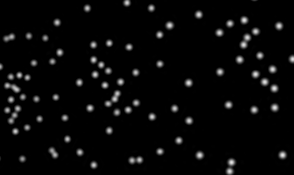
%> input picture 第一部分/同一图像不同噪声占比/原始图像.png, 294 x 175 px
$ octave zongdaimaer.m   (GNU Octave 9; MATLAB toolbox functions it lacks are replaced by stand-ins)
%> lines starting %> are read from the running program, lines starting %| are printed output that depends on the picture
clear;
clc;
% ************************************************************
% 【注意】请将以下文件路径修改为您的实际路径
img1 = imread('C:\Users\HUAWEI\Desktop\数值方法大作业资料包\第一部分\同一图像不同噪声占比\原始图像.png');
%> img1 is the input picture: size 175x294 uint8; min 0, max 229, mean 8.6
img = imread('C:\Users\HUAWEI\Desktop\数值方法大作业资料包\第一部分\同一图像不同噪声占比\噪声占比25%.png');
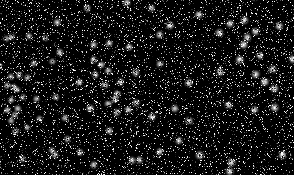
%> input picture 第一部分/同一图像不同噪声占比/噪声占比25%.png, 294 x 175 px
%> img is the input picture: size 175x294 uint8; min 0, max 255, mean 24.7
% ************************************************************

% 转换为灰度-双精图像 (范围 [0, 255] 的 double)
img_grey = convertToGray(img);
original_img = convertToGray(img1);
original_img = double(original_img);
img_grey = double(img_grey);
[m , n] = size(img_grey);
%> m = 175; n = 294

% 参数设置
mu = 100;
lambda = 100;
max_iter = 10000;
tolerance = 1e-4;

% 初始化变量
real_image = img_grey;
real_image_prev = zeros(m, n);
d_xx = zeros(m, n);
d_xy = zeros(m, n);
d_yy = zeros(m, n);
b_xx = zeros(m, n);
b_xy = zeros(m, n);
b_yy = zeros(m, n);

% 预分配收敛记录数组
change_list = zeros(max_iter, 1);

% 预计算频域算子求解 (只计算一次)
[H_xx, H_yy, H_xy, denom] = setup_frequency_operators(m, n, mu, lambda);

% 预计算图像的FFT以及分子的固定部分
v_img_grey = fft2(img_grey);
numerator_part1 = (mu/lambda) * v_img_grey;

% 迭代优化
tic;
final_iter = 0;
for iter = 1:max_iter
    real_image_prev = real_image;

    % 更新 f (在频域中求解)
    real_image = update_f_optimized(numerator_part1, d_xx, d_xy, d_yy, ...
                         b_xx, b_xy, b_yy, H_xx, H_yy, H_xy, denom);

    % 计算梯度
    [real_image_xx, real_image_yy, real_image_xy] = compute_gradients(real_image, H_xx, H_yy, H_xy);

    % 更新辅助变量 d
    [d_xx, d_yy, d_xy] = update_d(real_image_xx, real_image_yy, real_image_xy, ...
                                 b_xx, b_yy, b_xy, lambda);

    % 更新 Bregman 变量 b
    [b_xx, b_yy, b_xy] = update_b(real_image_xx, real_image_yy, real_image_xy, ...
                                     d_xx, d_yy, d_xy, b_xx, b_yy, b_xy);

    % 检查收敛
    [converged, relative_change] = check_convergence_val(real_image, real_image_prev, tolerance, iter);

    % 记录误差
    change_list(iter) = relative_change;
    final_iter = iter;

    if converged
        fprintf('收敛于迭代 %d\n', iter);
        break;
    end
    if mod(iter, 100) == 0
        fprintf('迭代 %d/%d, 相对变化: %.2e\n', iter, max_iter, relative_change);
    end
end
%> this loop made 69 passes
%> (diff_norm in check_convergence_val, g_norm in check_convergence_val, relative_change) on passes 2 to 13: (1005.2, 8369.9, 0.12), (508, 8495.4, 0.0598), (337.3, 8454.7, 0.0399), (250.4, 8457.1, 0.0296), (197.6, 8458.8, 0.0234), (162, 8459.6, 0.0192), (136.3, 8460.4, 0.0161), (116.7, 8461, 0.0138), (101.3, 8461.5, 0.012), (88.76, 8461.9, 0.0105), (78.42, 8462.2, 0.00927), (69.72, 8462.5, 0.00824)
%> relative_change on pass 1: 1
%> pass 1, in compute_gradients, `f_xy = real(ifft2(H_xy .* f_fft));`:
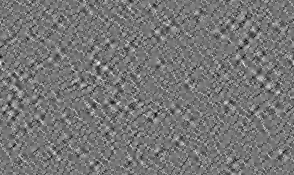
%> f_xy: size 175x294 double; min -23.17, max 26.66, mean 0; drawn with min black and max white
%> after the loop:
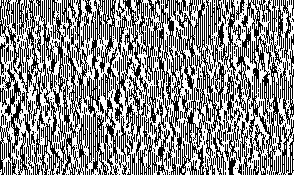
%> b_xx: size 175x294 double; min -0.01, max 0.01, mean 0.000821; drawn with min black and max white
%> after the loop:
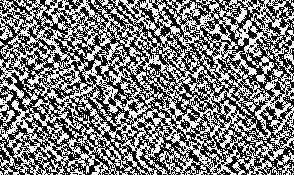
%> b_xy: size 175x294 double; min -0.01, max 0.01, mean -0.000305; drawn with min black and max white
%> after the loop:
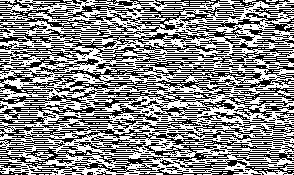
%> b_yy: size 175x294 double; min -0.01, max 0.01, mean 0.000765; drawn with min black and max white
toc;
% 截断未使用的 change_list
change_list = change_list(1:final_iter);
%> change_list = 69 values, max 1 at index 1, min 9.86e-05 at index 69, mean 0.021

% --- 计算和输出逻辑 ---
% 由于 original_img 和 real_image 都是 [0, 255] 范围的 double，
% 改进后的 calculatePSNR 函数会使用 255 作为 MAX_I。
psnr_denoised = calculatePSNR(original_img, real_image);
%> in calculatePSNR, `mse = mean((original_d(:) - processed_d(:)).^2);`: mse = 503
%> in calculatePSNR, `psnr = 10 * log10(max_val_sq / mse);`: psnr = 21.11
%> psnr_denoised = 21.11
psnr_noisy = calculatePSNR(original_img, img_grey);
%> psnr_noisy = 12.98
ssim_denoised = calculateSSIM(original_img, real_image);
%> in calculateSSIM, `ssim_val = mean(numerator(:)./denominator(:));`: ssim_val = 0.192
%> ssim_denoised = 0.192
ssim_noisy = calculateSSIM(original_img, img_grey);
%> in calculateSSIM (call 2), `sigma12 = filter2(fspecial('gaussian', 8, 1.5), original_d.*processed_..`:
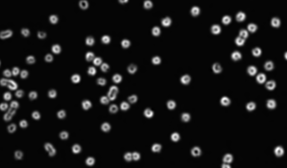
%> sigma12: size 168x287 double; min -95.56, max 4712.3, mean 309; drawn with min black and max white
%> in calculateSSIM (call 2), `ssim_val = mean(numerator(:)./denominator(:));`: ssim_val = 0.106
%> ssim_noisy = 0.106

psnr_improvement = psnr_denoised - psnr_noisy;
%> psnr_improvement = 8.14
noise_reduction_percent = (1 - 10^(-psnr_improvement/10)) * 100;
%> noise_reduction_percent = 84.64
ssim_improvement = ssim_denoised - ssim_noisy;
%> ssim_improvement = 0.0864

% 输出误差信息
fprintf('\n=== ADMM 图像去噪性能评估 ===\n');
fprintf('噪声图像峰值信噪比(PSNR): %.2f dB\n', psnr_noisy);
%| 噪声图像峰值信噪比(PSNR): 12.98 dB
fprintf('去噪后图像峰值信噪比(PSNR): %.2f dB\n', psnr_denoised);
%| 去噪后图像峰值信噪比(PSNR): 21.11 dB
fprintf('PSNR提升: %.2f dB\n', psnr_improvement);
%| PSNR提升: 8.14 dB
fprintf('噪声减少了: %.2f%%\n', noise_reduction_percent);
%| 噪声减少了: 84.64%
fprintf('噪声图像结构相似性(SSIM): %.4f\n', ssim_noisy);
%| 噪声图像结构相似性(SSIM): 0.1059
fprintf('去噪后图像结构相似性(SSIM): %.4f\n', ssim_denoised);
%| 去噪后图像结构相似性(SSIM): 0.1923
fprintf('SSIM提升: %.4f\n', ssim_improvement);
%| SSIM提升: 0.0864

% 显示结果
figure;
subplot(1,3,1);
imshow(uint8(original_img), []);
title('原始图像');
subplot(1,3,2);
imshow(uint8(img_grey), []);
title(sprintf('噪声图像\nPSNR: %.2f dB, SSIM: %.4f', psnr_noisy, ssim_noisy));
subplot(1,3,3);
imshow(uint8(real_image), []);
title(sprintf('去噪后图像\nPSNR: %.2f dB, SSIM: %.4f', ...
    psnr_denoised, ssim_denoised));
hold off;

figure;
plot(change_list);
title('收敛曲线');
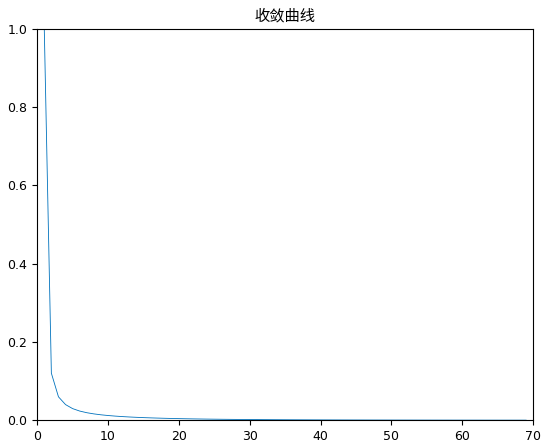
%> figure redrawn from the program's plot data; curve peaks at x = 1, y = 1

% --- 辅助函数 ---

function img_gray = convertToGray(img)
    if size(img, 3) == 3
        img_gray = rgb2gray(img);
    else
        img_gray = img;
    end
end

% 【新版】鲁棒的 PSNR 计算函数
function psnr = calculatePSNR(original, processed)
    % 确保输入图像是 double 类型用于计算 MSE
    original_d = double(original);
    processed_d = double(processed);

    % --- 确定 MAX_I^2 ---
    % 默认假设是 8 位图像范围
    max_val_sq = 255^2;

    if isinteger(original)
        % 如果是整数类型 (如 uint8, uint16)，取其数据类型的最大值
        max_val = double(intmax(class(original)));
        max_val_sq = max_val^2;
    elseif isa(original, 'double') || isa(original, 'single')
        % 如果是浮点类型 (double, single)
        % 检查图像是否已经被标准化到 [0, 1] 范围
        if max(original_d(:)) <= 1.001
            % 如果最大值接近 1，则假定图像已被标准化
            max_val_sq = 1.0;
        else
            % 否则，假定图像处于 [0, 255] 范围
            max_val_sq = 255.0^2;
        end
    end

    % --- 计算 MSE ---
    mse = mean((original_d(:) - processed_d(:)).^2);

    % --- 计算 PSNR ---
    if mse == 0
        psnr = Inf;
        return;
    end

    psnr = 10 * log10(max_val_sq / mse);
end

% SSIM 计算函数 (保持不变)
function ssim_val = calculateSSIM(original, processed)
    K = [0.01 0.03];
    L = 255;
    C1 = (K(1)*L)^2;
    C2 = (K(2)*L)^2;
    % 确保输入是 double
    original_d = double(original);
    processed_d = double(processed);

    mu1 = filter2(fspecial('gaussian', 8, 1.5), original_d, 'valid');
    mu2 = filter2(fspecial('gaussian', 8, 1.5), processed_d, 'valid');
    sigma1_sq = filter2(fspecial('gaussian', 8, 1.5), original_d.^2, 'valid') - mu1.^2;
    sigma2_sq = filter2(fspecial('gaussian', 8, 1.5), processed_d.^2, 'valid') - mu2.^2;
    sigma12 = filter2(fspecial('gaussian', 8, 1.5), original_d.*processed_d, 'valid') - mu1.*mu2;
    numerator = (2*mu1.*mu2 + C1).*(2*sigma12 + C2);
    denominator = (mu1.^2 + mu2.^2 + C1).*(sigma1_sq + sigma2_sq + C2);
    ssim_val = mean(numerator(:)./denominator(:));
end

function f_new = update_f_optimized(numerator_part1, d_xx, d_xy, d_yy, b_xx, b_xy, b_yy, ...
                         H_xx, H_yy, H_xy, denom)
    term_xx = (H_xx .* fft2(d_xx - b_xx));
    term_yy = (H_yy .* fft2(d_yy - b_yy));
    term_xy = (2 * H_xy .* fft2(d_xy - b_xy));
    B_he_fft = term_xx + term_yy + term_xy;

    numerator = numerator_part1 + B_he_fft;
    f_new_fft = numerator ./ denom;

    f_new = real(ifft2(f_new_fft));
end

function [H_xx, H_yy, H_xy, denom] = setup_frequency_operators(m, n, mu, lambda)
    kernel_xx = [0, 0, 0; 1, -2, 1; 0, 0, 0];
    kernel_yy = [0, 1, 0; 0, -2, 0; 0, 1, 0];
    kernel_xy = [1,-1; -1,1];

    H_xx = create_frequency_response(kernel_xx, m, n);
    H_yy = create_frequency_response(kernel_yy, m, n);
    H_xy = create_frequency_response(kernel_xy, m, n);

    % 对卷积核作位移 (保留原本的循环实现)
    trans_locate1 = zeros(m,n);
    trans_locate2 = zeros(m,n);
    trans_locate3 = zeros(m,n);
    for i = 1 : m
        for j = 1 : n
            trans_locate1(i,j) = exp(-sqrt(-1)*2*pi*(j-1)/n);
            trans_locate2(i,j) = exp(-sqrt(-1)*2*pi*(i-1)/m);
            trans_locate3(i,j) = exp(-sqrt(-1)*2*pi*((i-1)/m+(j-1)/n));
        end
    end
    H_xx = H_xx .* trans_locate1;
    H_yy = H_yy .* trans_locate2;
    H_xy = H_xy .* trans_locate3;

    denom = (mu/lambda) + abs(H_xx).^2 + abs(H_yy).^2 + 4 * abs(H_xy).^2;
end

function H = create_frequency_response(kernel, m, n)
    [k_m, k_n] = size(kernel);
    kernel_full = zeros(m, n);
    center_m = floor(m/2) + 1;
    center_n = floor(n/2) + 1;
    start_m = center_m - floor(k_m/2);
    start_n = center_n - floor(k_n/2);
    kernel_full(start_m:start_m+k_m-1, start_n:start_n+k_n-1) = kernel;
    kernel_shifted = ifftshift(kernel_full);
    H = fft2(kernel_shifted);
end

function [f_xx, f_yy, f_xy] = compute_gradients(f, H_xx, H_yy, H_xy)
    f_fft = fft2(f);
    f_xx = real(ifft2(H_xx .* f_fft));
    f_yy = real(ifft2(H_yy .* f_fft));
    f_xy = real(ifft2(H_xy .* f_fft));
end

function [d_xx, d_yy, d_xy] = update_d(f_xx, f_yy, f_xy, b_xx, b_yy, b_xy, lambda)
    u_xx = f_xx + b_xx;
    u_yy = f_yy + b_yy;
    u_xy = f_xy + b_xy;

    d_xx = shrink(u_xx, 1 / lambda);
    d_yy = shrink(u_yy, 1 / lambda);
    d_xy = shrink(u_xy, 1 / lambda);
end

function [b_xx_new, b_yy_new, b_xy_new] = update_b(f_xx, f_yy, f_xy, ...
                                                  d_xx, d_yy, d_xy, ...
                                                  b_xx, b_yy, b_xy)
    b_xx_new = b_xx + (f_xx - d_xx);
    b_yy_new = b_yy + (f_yy - d_yy);
    b_xy_new = b_xy + (f_xy - d_xy);
end

function [converged, relative_change] = check_convergence_val(g, g_prev, tolerance, iter)
    if iter == 1
        relative_change = 1.0;
        converged = false;
        return;
    end
    diff_norm = norm(g(:) - g_prev(:));
    g_norm = norm(g_prev(:));
    if g_norm > 0
        relative_change = diff_norm / g_norm;
    else
        relative_change = diff_norm;
    end
    converged = (relative_change < tolerance);
end

function y = shrink(x, threshold)
    y = sign(x) .* max(abs(x) - threshold, 0);
end
